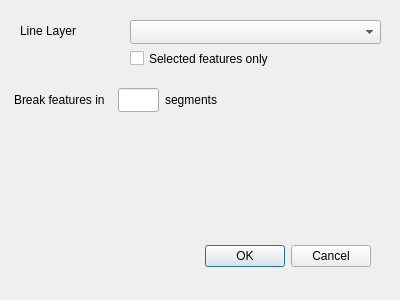
<?xml version="1.0" encoding="UTF-8"?>
<ui version="4.0">
 <class>Dialog</class>
 <widget class="QDialog" name="Dialog">
  <property name="geometry">
   <rect>
    <x>0</x>
    <y>0</y>
    <width>400</width>
    <height>300</height>
   </rect>
  </property>
  <property name="windowTitle">
   <string>Creating line segments</string>
  </property>
  <widget class="QDialogButtonBox" name="buttonBox">
   <property name="geometry">
    <rect>
     <x>30</x>
     <y>240</y>
     <width>341</width>
     <height>32</height>
    </rect>
   </property>
   <property name="orientation">
    <enum>Qt::Horizontal</enum>
   </property>
   <property name="standardButtons">
    <set>QDialogButtonBox::Cancel|QDialogButtonBox::Ok</set>
   </property>
  </widget>
  <widget class="QCheckBox" name="checkBox">
   <property name="geometry">
    <rect>
     <x>130</x>
     <y>50</y>
     <width>151</width>
     <height>17</height>
    </rect>
   </property>
   <property name="text">
    <string>Selected features only</string>
   </property>
  </widget>
  <widget class="QComboBox" name="comboBox">
   <property name="geometry">
    <rect>
     <x>130</x>
     <y>20</y>
     <width>251</width>
     <height>24</height>
    </rect>
   </property>
  </widget>
  <widget class="QLabel" name="label">
   <property name="geometry">
    <rect>
     <x>20</x>
     <y>23</y>
     <width>71</width>
     <height>16</height>
    </rect>
   </property>
   <property name="text">
    <string>Line Layer</string>
   </property>
  </widget>
  <widget class="QLabel" name="label_2">
   <property name="geometry">
    <rect>
     <x>14</x>
     <y>90</y>
     <width>101</width>
     <height>20</height>
    </rect>
   </property>
   <property name="text">
    <string>Break features in</string>
   </property>
  </widget>
  <widget class="QLineEdit" name="lineEdit">
   <property name="geometry">
    <rect>
     <x>118</x>
     <y>88</y>
     <width>41</width>
     <height>24</height>
    </rect>
   </property>
  </widget>
  <widget class="QLabel" name="label_3">
   <property name="geometry">
    <rect>
     <x>165</x>
     <y>92</y>
     <width>91</width>
     <height>16</height>
    </rect>
   </property>
   <property name="text">
    <string>segments</string>
   </property>
  </widget>
 </widget>
 <resources/>
 <connections>
  <connection>
   <sender>buttonBox</sender>
   <signal>accepted()</signal>
   <receiver>Dialog</receiver>
   <slot>accept()</slot>
   <hints>
    <hint type="sourcelabel">
     <x>248</x>
     <y>254</y>
    </hint>
    <hint type="destinationlabel">
     <x>157</x>
     <y>274</y>
    </hint>
   </hints>
  </connection>
  <connection>
   <sender>buttonBox</sender>
   <signal>rejected()</signal>
   <receiver>Dialog</receiver>
   <slot>reject()</slot>
   <hints>
    <hint type="sourcelabel">
     <x>316</x>
     <y>260</y>
    </hint>
    <hint type="destinationlabel">
     <x>286</x>
     <y>274</y>
    </hint>
   </hints>
  </connection>
 </connections>
</ui>
